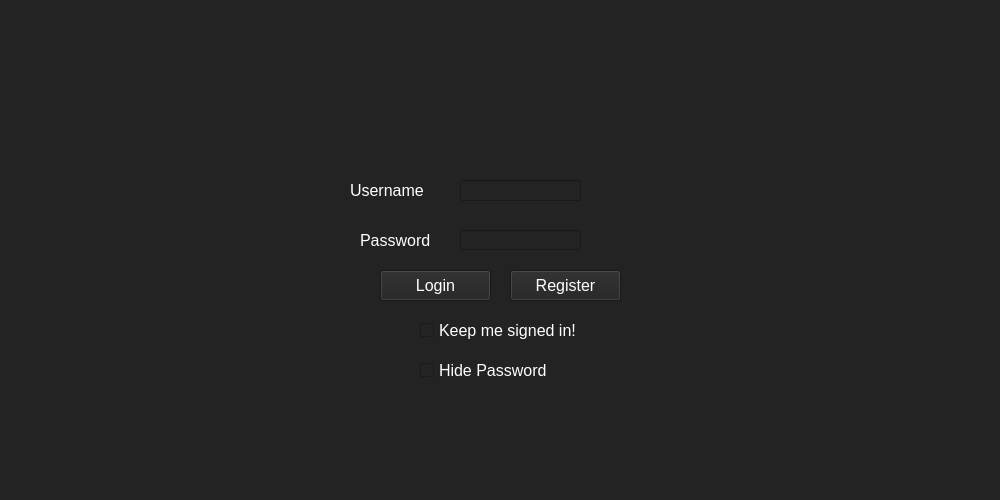
<?xml version="1.0" encoding="UTF-8"?>
<ui version="4.0">
 <class>MainWindow</class>
 <widget class="QMainWindow" name="MainWindow">
  <property name="geometry">
   <rect>
    <x>0</x>
    <y>0</y>
    <width>1000</width>
    <height>500</height>
   </rect>
  </property>
  <property name="windowTitle">
   <string>Password Manager</string>
  </property>
  <property name="windowIcon">
   <iconset>
    <normaloff>password_manager.png</normaloff>password_manager.png</iconset>
  </property>
  <property name="autoFillBackground">
   <bool>false</bool>
  </property>
  <property name="styleSheet">
   <string notr="true">background-color: rgb(35, 35, 35);</string>
  </property>
  <widget class="QWidget" name="centralwidget">
   <widget class="QLabel" name="label_username">
    <property name="geometry">
     <rect>
      <x>350</x>
      <y>180</y>
      <width>101</width>
      <height>20</height>
     </rect>
    </property>
    <property name="font">
     <font>
      <pointsize>12</pointsize>
     </font>
    </property>
    <property name="styleSheet">
     <string notr="true">color: rgb(255, 255, 255);</string>
    </property>
    <property name="text">
     <string>Username</string>
    </property>
   </widget>
   <widget class="QLabel" name="label_password">
    <property name="geometry">
     <rect>
      <x>360</x>
      <y>230</y>
      <width>91</width>
      <height>20</height>
     </rect>
    </property>
    <property name="font">
     <font>
      <pointsize>12</pointsize>
     </font>
    </property>
    <property name="styleSheet">
     <string notr="true">color: rgb(255, 255, 255);</string>
    </property>
    <property name="text">
     <string>Password</string>
    </property>
   </widget>
   <widget class="QLineEdit" name="input_username">
    <property name="geometry">
     <rect>
      <x>460</x>
      <y>180</y>
      <width>121</width>
      <height>21</height>
     </rect>
    </property>
    <property name="font">
     <font>
      <pointsize>10</pointsize>
     </font>
    </property>
    <property name="styleSheet">
     <string notr="true">color: rgb(255, 255, 255);</string>
    </property>
   </widget>
   <widget class="QLineEdit" name="input_password">
    <property name="geometry">
     <rect>
      <x>460</x>
      <y>230</y>
      <width>121</width>
      <height>20</height>
     </rect>
    </property>
    <property name="font">
     <font>
      <pointsize>10</pointsize>
     </font>
    </property>
    <property name="styleSheet">
     <string notr="true">color: rgb(255, 255, 255);</string>
    </property>
    <property name="text">
     <string/>
    </property>
   </widget>
   <widget class="QPushButton" name="button_register">
    <property name="geometry">
     <rect>
      <x>510</x>
      <y>270</y>
      <width>111</width>
      <height>31</height>
     </rect>
    </property>
    <property name="font">
     <font>
      <pointsize>12</pointsize>
     </font>
    </property>
    <property name="styleSheet">
     <string notr="true">QPushButton {
	color: rgb(255, 255, 255);
	background-color: rgb(35, 35, 35);
}
QPushButton:hover {
	background-color: rgb(85, 170, 255);
}</string>
    </property>
    <property name="text">
     <string>Register</string>
    </property>
   </widget>
   <widget class="QPushButton" name="button_login">
    <property name="geometry">
     <rect>
      <x>380</x>
      <y>270</y>
      <width>111</width>
      <height>31</height>
     </rect>
    </property>
    <property name="font">
     <font>
      <pointsize>12</pointsize>
     </font>
    </property>
    <property name="styleSheet">
     <string notr="true">QPushButton {
	color: rgb(255, 255, 255);
	background-color: rgb(35, 35, 35);
}
QPushButton:hover {
	background-color: rgb(85, 170, 255);
}</string>
    </property>
    <property name="text">
     <string>Login</string>
    </property>
   </widget>
   <widget class="QLabel" name="user_label">
    <property name="geometry">
     <rect>
      <x>430</x>
      <y>30</y>
      <width>121</width>
      <height>121</height>
     </rect>
    </property>
    <property name="text">
     <string/>
    </property>
    <property name="pixmap">
     <pixmap>../images/user.png</pixmap>
    </property>
    <property name="scaledContents">
     <bool>true</bool>
    </property>
   </widget>
   <widget class="QCheckBox" name="hide_password">
    <property name="geometry">
     <rect>
      <x>420</x>
      <y>350</y>
      <width>221</width>
      <height>41</height>
     </rect>
    </property>
    <property name="font">
     <font>
      <pointsize>12</pointsize>
     </font>
    </property>
    <property name="styleSheet">
     <string notr="true">color: rgb(255, 255, 255);</string>
    </property>
    <property name="text">
     <string>Hide Password</string>
    </property>
   </widget>
   <widget class="QCheckBox" name="signed_in">
    <property name="geometry">
     <rect>
      <x>420</x>
      <y>320</y>
      <width>271</width>
      <height>21</height>
     </rect>
    </property>
    <property name="font">
     <font>
      <pointsize>12</pointsize>
     </font>
    </property>
    <property name="styleSheet">
     <string notr="true">color: rgb(255, 255, 255);</string>
    </property>
    <property name="text">
     <string>Keep me signed in!</string>
    </property>
   </widget>
  </widget>
 </widget>
 <resources/>
 <connections/>
</ui>
